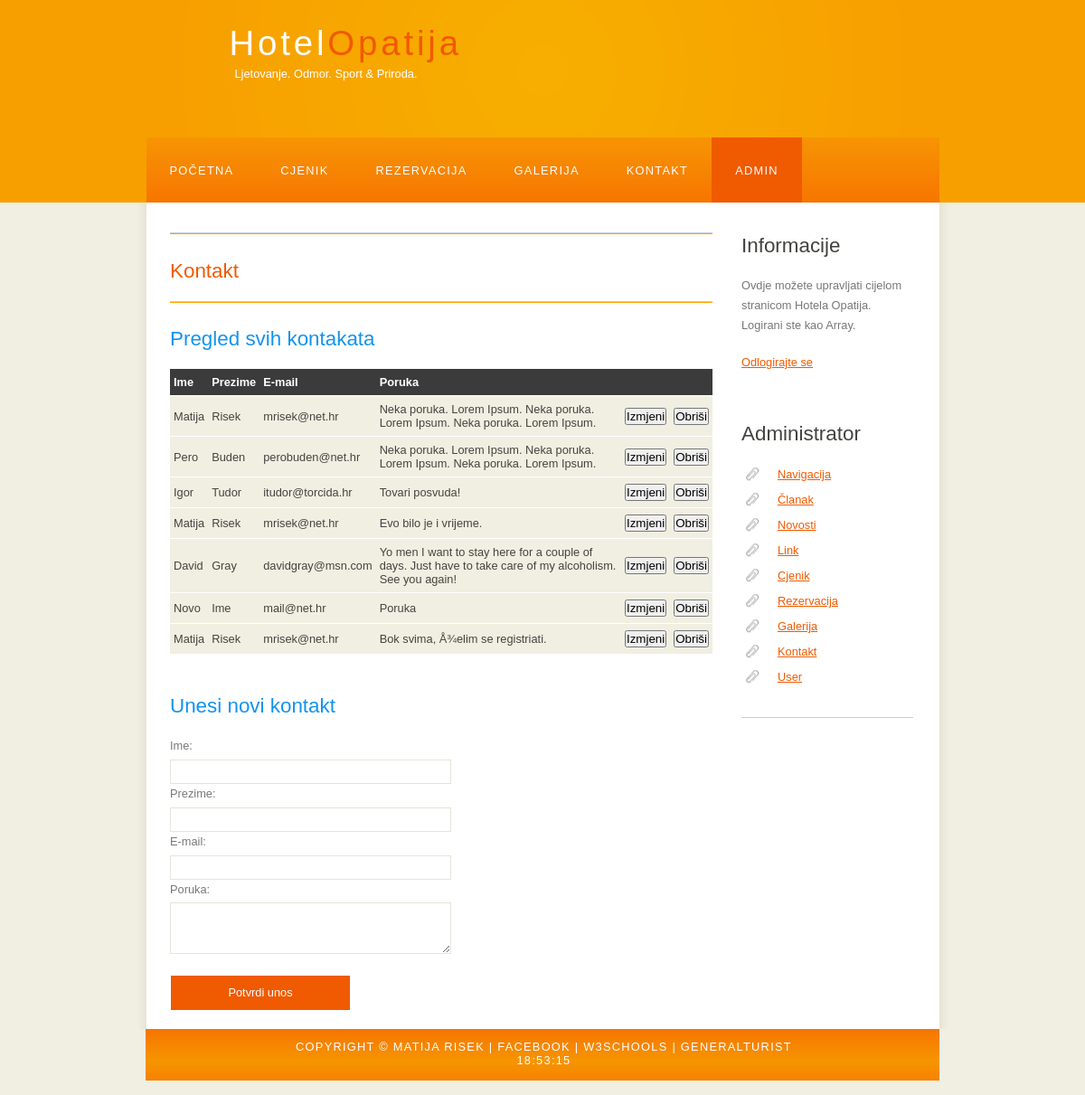
The app's page /adminKontakt.php (signed in) with its own data.
### tables this page shows
CREATE TABLE IF NOT EXISTS `Kontakt` (
  `idKontakt` int(11) NOT NULL AUTO_INCREMENT,
  `imeKontakt` varchar(255) NOT NULL,
  `prezimeKontakt` varchar(255) NOT NULL,
  `emailKontakt` varchar(255) NOT NULL,
  `porukaKontakt` varchar(255) NOT NULL,
  PRIMARY KEY (`idKontakt`)
);

### adminKontakt.php (the view, shortened to what this page needs)
<!DOCTYPE HTML>
<html>
<head>
    <link rel="stylesheet" type="text/css" href="style/style.css" title="style" />
</head>
<body onload="startTime()">
    <div id="main">
        <div id="header">
            <div id="logo">
                <div id="logo_text">
                    <h1><a href="index.php">Hotel<span class="logo_colour">Opatija</span></a></h1>
                    <h2>Ljetovanje. Odmor. Sport & Priroda.</h2>
                </div>
            </div>
            <div id="menubar">
                <ul id="menu">
                    <li><a href="index.php">Početna</a></li>
                    <li><a href="cjenik.php">Cjenik</a></li>
                    <li><a href="rezervacija.php">Rezervacija</a></li>
                    <li><a href="galerija.php">Galerija</a></li>
                    <li> <a href="kontakt.php">Kontakt</a></li>
					<li class="selected"><a href="administrator.php">Admin</a></li>
                </ul>
            </div>
        </div>
        <div id="site_content">
            <div class="sidebar">
				<?php
					echo "<h3>Informacije</h3>";
					echo "<p>";
					echo "Ovdje možete upravljati cijelom stranicom Hotela Opatija.<br>";
					echo "Logirani ste kao {$_SESSION['username']}.<br>";
					echo '<p><a href="?action=logOut">Odlogirajte se</a></p>';
					echo "<p>";
				?>
                <h3>Administrator</h3>
                <ul>
					<li><a href="adminNavigacija.php">Navigacija</a></li>
                    <li><a href="adminClanak.php">Članak</a></li>
                    <li><a href="adminNovosti.php">Novosti</a></li>
                    <li><a href="adminLink.php">Link</a></li>
					<li><a href="adminCjenik.php">Cjenik</a></li>
                    <li><a href="adminRezervacija.php">Rezervacija</a></li>
                    <li><a href="adminGalerija.php">Galerija</a></li>
                    <li><a href="adminKontakt.php">Kontakt</a></li>
					<li><a href="adminUser.php">User</a></li>
                </ul>
                <hr />
            </div>
			<div id="content">
<hr color="orange" width="600">
<h3><a id="kontakt" style="text-decoration: none">Kontakt</a></h3>
<hr color="orange" width="600">
<h2>Pregled svih kontakata</h2>
<table width="600" border="0" cellpadding="0" cellspacing="0">
<tr>
<th>Ime</th>
<th>Prezime</th>
<th>E-mail</th>
<th>Poruka</th>
<th></th>
<th></th>
</tr>
<?php
$sql="SELECT * FROM Kontakt";
$records=mysql_query($sql);
while($zapis=mysql_fetch_assoc($records)){
	echo "<tr>";
	echo "<td>".$zapis['imeKontakt']."</td>";
	echo "<td>".$zapis['prezimeKontakt']."</td>";
	echo "<td>".$zapis['emailKontakt']."</td>";
	echo "<td>".$zapis['porukaKontakt']."</td>";
	echo '<td><form method="post" action="novaIzmjenaKontakta.php">
	<input type="hidden" value="'.$zapis['idKontakt'].'" name="idKontakt"/>
	<input type="submit" value="Izmjeni" />
	</form></td>';
	echo '<td><form method="post" action="brisanjeKontakta.php">
	<input type="hidden" value="'.$zapis['idKontakt'].'" name="idKontakt"/>
	<input type="submit" onClick="potvrda (); return false;" value="Obriši" />
	</form></td>';
	echo "</tr>";
}
?>
</table>
<form name="unosKontakta" action="insertKontakt.php" method="post" onsubmit="return validacijaAdminKontakt();">
<div class="form_settings">
<h2>Unesi novi kontakt</h2>
<p>Ime:</p> <input type="text" name="imeKontakt"><br>
<p>Prezime:</p> <input type="text" name="prezimeKontakt"><br>
<p>E-mail:</p> <input type="text" name="emailKontakt"><br>
<p>Poruka:</p> <textarea rows="3" name="porukaKontakt" cols="20"></textarea><br>
<input class="submit" type="submit" value="Potvrdi unos">
</div>
</form>
            </div>
        </div>
        <div id="footer">
            Copyright &copy; Matija Risek | <a href="https://www.facebook.com/matija.risek">Facebook</a> | <a href="http://www.w3schools.com/">W3Schools</a> | <a href="http://www.general-turist.com/">GeneralTurist</a><div id="txt"></div>
        </div>
    </div>
</body>
</html>

### style/style.css (style rules this page uses)
html { height: 100%; }
* { margin: 0; padding: 0; }
body { font: normal .80em 'trebuchet ms', arial, sans-serif; background: #F0EFE2; color: #777; }
p { padding: 0 0 20px 0; line-height: 1.7em; }
hr { display: block; height: 1px; border: 0; border-top: 1px solid #ccc; margin: 1em 0; padding: 0; }
h1, h2, h3, h4, h5, h6 { font: normal 175% 'century gothic', arial, sans-serif; color: #43423F; margin: 0 0 15px 0; padding: 15px 0 5px 0; }
h2 { font: normal 175% 'century gothic', arial, sans-serif; color: #1293EE; }
a, a:hover { outline: none; text-decoration: underline; color: #F05A00; }
ul { margin: 2px 0 22px 17px; }
ul li { list-style-type: circle; margin: 0 0 6px 0; padding: 0 0 4px 5px; }
#main, #logo, #menubar, #site_content, #footer { margin-left: auto; margin-right: auto; }
#header { background: #f79f00; height: 240px; }
#logo { width: 825px; position: relative; height: 168px; margin-top: -16px; background: url(logo.png) no-repeat; }
#logo #logo_text { position: absolute; top: 20px; left: 0; }
#logo h1, #logo h2 { font: normal 300% 'century gothic', arial, sans-serif; border-bottom: 0; text-transform: none; margin: 0; margin-left: 66px; }
#logo_text h1, #logo_text h1 a, #logo_text h1 a:hover { padding: 22px 0 0 0; color: #FFF; letter-spacing: 0.1em; text-decoration: none; }
#logo_text h1 a .logo_colour { color: #F05A00; }
#logo_text h2 { font-size: 100%; padding: 4px 0 0 0; color: #FFF; margin-left: 72px; }
#menubar { width: 877px; height: 72px; padding: 0; background: url(menu.png) repeat-x; }
ul#menu, ul#menu li { float: left; margin: 0; padding: 0; }
ul#menu li { list-style: none; }
ul#menu li a { letter-spacing: 0.1em; font: normal 100% 'lucida sans unicode', arial, sans-serif; display: block; float: left; height: 37px; padding: 29px 26px 6px 26px; text-align: center; color: #FFF; text-transform: uppercase; text-decoration: none; background: transparent; }
ul#menu li a:hover, ul#menu li.selected a, ul#menu li.selected a:hover { color: #FFF; background: url(menu_select.png) repeat-x; }
#site_content { width: 837px; overflow: hidden; margin: 0 auto 0 auto; padding: 20px 24px 20px 37px; background: #FFF url(content.png) repeat-y; }
.sidebar { float: right; width: 190px; padding: 0 15px 20px 15px; }
.sidebar ul { width: 178px; padding: 4px 0 0 0; margin: 4px 0 30px 0; }
.sidebar li { list-style: none; padding: 0 0 7px 0; }
.sidebar li a, .sidebar li a:hover { padding: 0 0 0 40px; display: block; background: transparent url(link.png) no-repeat left center; }
#content { text-align: left; width: 595px; padding: 0; }
#footer { width: 878px; font: normal 100% 'lucida sans unicode', arial, sans-serif; height: 40px; padding: 12px 5px 5px 5px; text-align: center; background: #29425E url(footer.png) repeat-x; color: #FFF; text-transform: uppercase; letter-spacing: 0.1em; width: 875px; padding-left: 3px; padding-right: 0px; }
#footer a { color: #FFF; text-decoration: none; }
.form_settings { margin: 15px 0 0 0; }
.form_settings p { padding: 0 0 4px 0; }
.form_settings input, .form_settings textarea { padding: 5px; width: 299px; font: 100% arial; border: 1px solid #E5E5DB; background: #FFF; color: #47433F; }
.form_settings .submit { font: 100% arial; border: 1px solid; width: 200px; margin: 20px 0 0; height: 40px; padding: 2px 0 3px 0; cursor: pointer; background: #F05A00; color: #FFF; }
.form_settings textarea, .form_settings select { font: 100% arial; width: 299px; }
table { margin: 10px 0 30px 0; }
table tr th, table tr td { background: #3B3B3B; color: #FFF; padding: 7px 4px; text-align: left; }
table tr td { background: #F0EFE2; color: #47433F; border-top: 1px solid #FFF; }

### records on screen
kontakt: imeKontakt "Matija", prezimeKontakt "Risek", emailKontakt "mrisek@net.hr", porukaKontakt "Neka poruka. Lorem Ipsum. Neka poruka. Lorem Ipsum. Neka poruka. Lorem Ipsum."
kontakt: imeKontakt "Pero", prezimeKontakt "Buden", emailKontakt "perobuden@net.hr", porukaKontakt "Neka poruka. Lorem Ipsum. Neka poruka. Lorem Ipsum. Neka poruka. Lorem Ipsum."
kontakt: imeKontakt "Igor", prezimeKontakt "Tudor", emailKontakt "itudor@torcida.hr", porukaKontakt "Tovari posvuda!"
kontakt: imeKontakt "Matija", prezimeKontakt "Risek", emailKontakt "mrisek@net.hr", porukaKontakt "Evo bilo je i vrijeme."
kontakt: imeKontakt "David", prezimeKontakt "Gray", emailKontakt "davidgray@msn.com", porukaKontakt "Yo men I want to stay here for a couple of days. Just have to take care of my alcoholism. See you again!"
kontakt: imeKontakt "Novo", prezimeKontakt "Ime", emailKontakt "mail@net.hr", porukaKontakt "Poruka"
kontakt: imeKontakt "Matija", prezimeKontakt "Risek", emailKontakt "mrisek@net.hr", porukaKontakt "Bok svima, Å¾elim se registriati."

### other values on screen
$_SESSION['username'] "Array"
